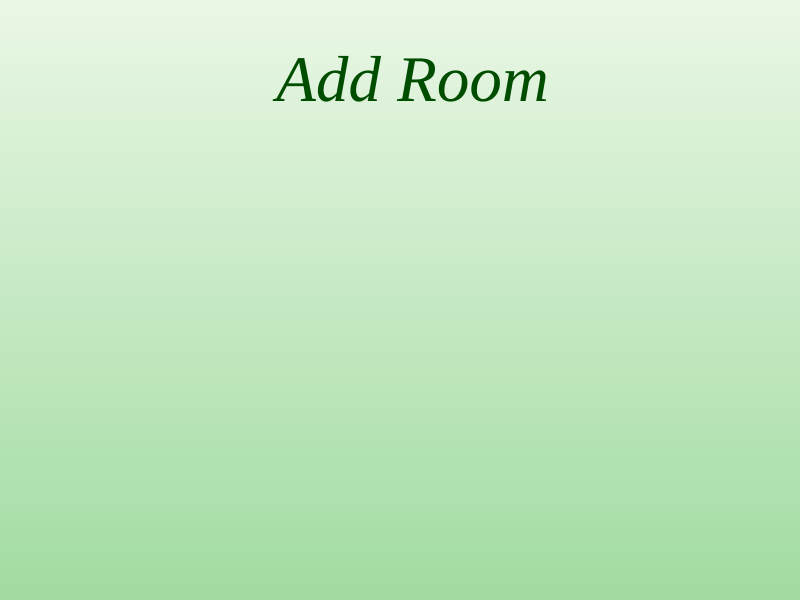
<?xml version="1.0" encoding="UTF-8"?>
<ui version="4.0">
 <class>addRoom</class>
 <widget class="QWidget" name="addRoom">
  <property name="geometry">
   <rect>
    <x>0</x>
    <y>0</y>
    <width>800</width>
    <height>600</height>
   </rect>
  </property>
  <property name="windowTitle">
   <string>Form</string>
  </property>
  <property name="styleSheet">
   <string notr="true">QWidget#addRoom{
    background: qlineargradient(spread:pad, x1:0, y1:0, x2:0, y2:1, stop:0 #EAF7E6, stop:1 #A1DBA1);
}</string>
  </property>
  <widget class="QLabel" name="Titel">
   <property name="geometry">
    <rect>
     <x>20</x>
     <y>10</y>
     <width>771</width>
     <height>141</height>
    </rect>
   </property>
   <property name="font">
    <font>
     <family>Times New Roman</family>
     <pointsize>-1</pointsize>
     <italic>true</italic>
     <fontweight>ExtraBold</fontweight>
    </font>
   </property>
   <property name="styleSheet">
    <string notr="true">background-color: transparent; color: #004d00; padding: 5px; border-image: none; border: none; font-size: 65px;
</string>
   </property>
   <property name="text">
    <string>&lt;html&gt;&lt;head/&gt;&lt;body&gt;&lt;p align=&quot;center&quot;&gt;Add Room&lt;/p&gt;&lt;/body&gt;&lt;/html&gt;</string>
   </property>
  </widget>
 </widget>
 <resources/>
 <connections/>
</ui>
